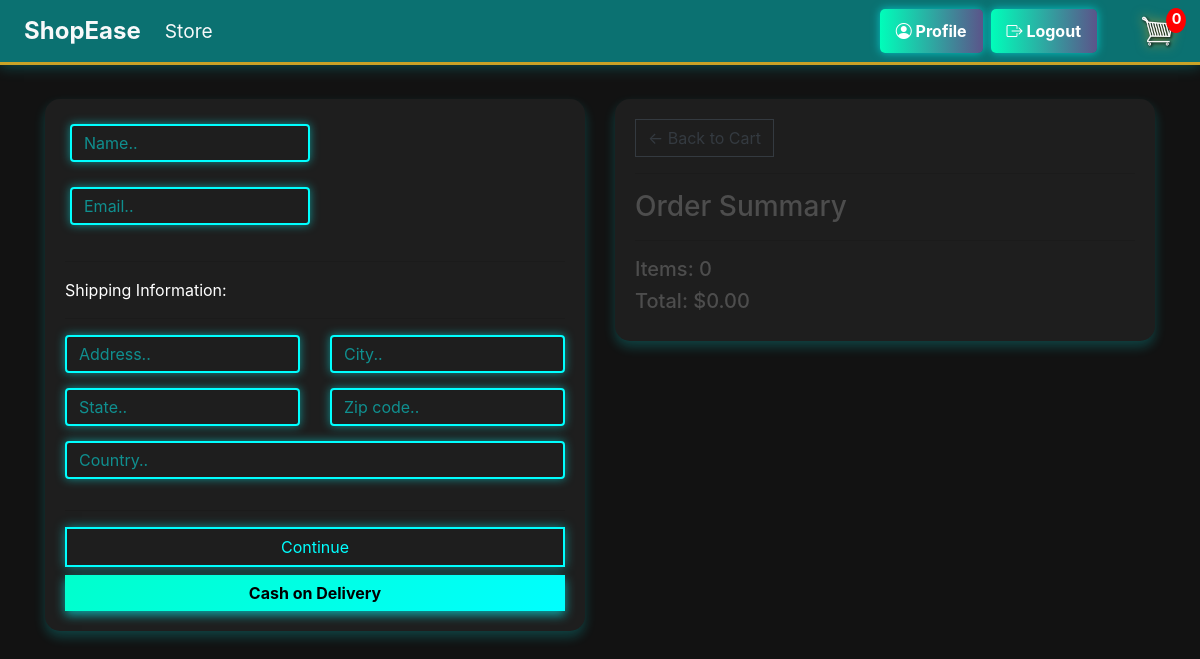
/checkout/ (signed in), run on an earlier commit of the app's database.
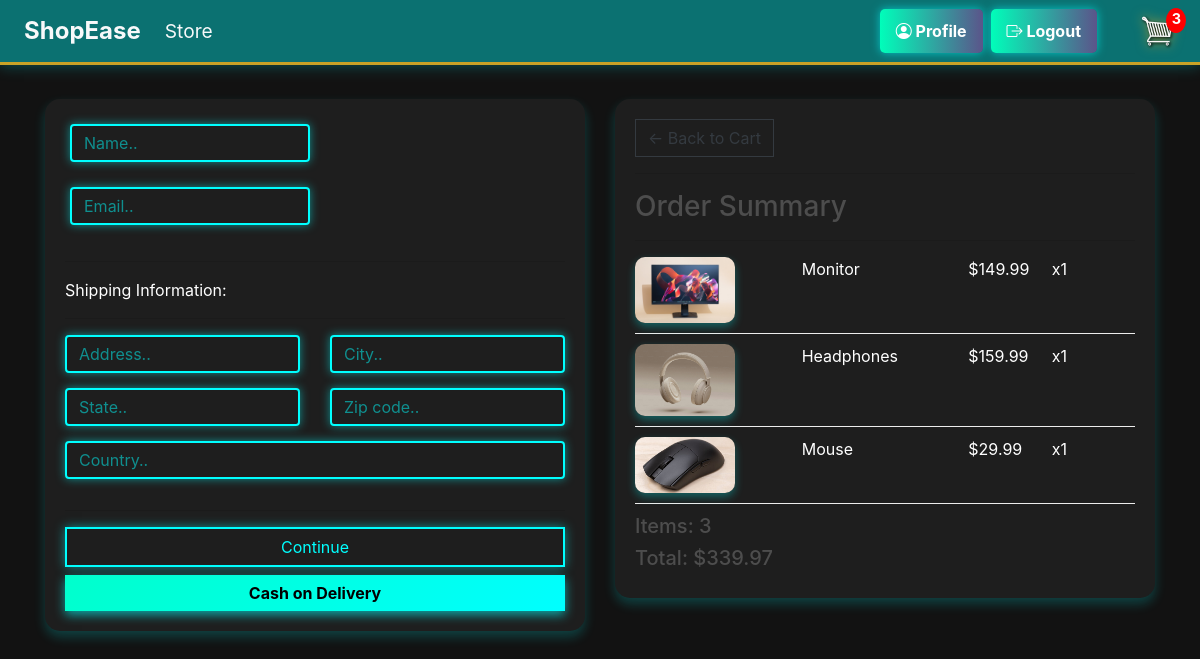
And on a later commit of the database.
### store/models.py (models this page shows, shortened)
class Order(models.Model):
    customer = models.ForeignKey(Customer, on_delete=models.SET_NULL, null=True, blank=True)
    date_ordered = models.DateTimeField(auto_now_add=True)
    complete = models.BooleanField(default=False)
    transaction_id = models.CharField(max_length=100, null=True)
    @property
    def get_cart_total(self):
        orderitems = self.orderitem_set.all()
        total = sum([item.get_total for item in orderitems])
        return total
    @property
    def get_cart_items(self):
        orderitems = self.orderitem_set.all()
        total = sum([item.quantity for item in orderitems])
        return total

class OrderItem(models.Model):
    product = models.ForeignKey(Product, on_delete=models.SET_NULL, null=True)
    order = models.ForeignKey(Order, on_delete=models.SET_NULL, null=True)
    quantity = models.IntegerField(default=0, null=True, blank=True)
    date_added = models.DateTimeField(auto_now_add=True)
    @property
    def get_total(self):
        total = self.product.price * self.quantity
        return total

class Product(models.Model):
    name = models.CharField(max_length=200)
    price = models.FloatField()
    digital = models.BooleanField(default=False, null=True, blank=True)
    image = models.ImageField(null=True, blank=True)
    @property
    def imageURL(self):
        try:
            url = self.image.url
        except:
            url = ''
        return url

### store/views.py (the view)
# urls.py: path('checkout/', views.checkout, name="checkout"),
def checkout(request):
    data = cartData(request)
    cartItems = data['cartItems']
    context = {'items': data['items'], 'order': data['order'], 'cartItems': cartItems}
    return render(request, 'store/checkout.html', context)

### store/utils.py (called while the page is built)
def cartData(request):
	if request.user.is_authenticated:
		customer = request.user.customer
		order, created = Order.objects.get_or_create(customer=customer, complete=False)
		items = order.orderitem_set.all()
		cartItems = order.get_cart_items
	else:
		cookieData = cookieCart(request)
		cartItems = cookieData['cartItems']
		order = cookieData['order']
		items = cookieData['items']
	return {'cartItems':cartItems ,'order':order, 'items':items}

### store/templates/store/checkout.html (shortened to what this page needs)
{% extends 'store/main.html' %}
{% load static %}
{% block content %}
<div class="row">
    <div class="col-lg-6">
        <div class="box-element" id="form-wrapper">
            <form id="form">
                <div id="user-info">
                    <div class="form-field">
                        <input required class="form-control" type="text" name="name" placeholder="Name..">
                    </div>
                    <div class="form-field">
                        <input required class="form-control" type="email" name="email" placeholder="Email..">
                    </div>
                </div>
                <div id="shipping-info">
                    <hr>
                    <p>Shipping Information:</p>
                    <hr>
                    <div class="row">
                        <div class="col-md-6">
                            <input class="form-control" type="text" name="address" placeholder="Address..">
                        </div>
                        <div class="col-md-6">
                            <input class="form-control" type="text" name="city" placeholder="City..">
                        </div>
                        <div class="col-md-6">
                            <input class="form-control" type="text" name="state" placeholder="State..">
                        </div>
                        <div class="col-md-6">
                            <input class="form-control" type="text" name="zipcode" placeholder="Zip code..">
                        </div>
                        <div class="col-md-12">
                            <input class="form-control" type="text" name="country" placeholder="Country..">
                        </div>
                    </div>
                </div>
                <hr>
                <input id="form-button" class="btn btn-success btn-block" type="submit" value="Continue">
                <button id="cod-button" class="btn btn-cod btn-block mt-2">Cash on Delivery</button>
            </form>
        </div>
        <br>
    </div>
    <div class="col-lg-6">
        <div class="box-element">
            <a class="btn btn-outline-dark" href="{% url 'cart' %}">&#x2190; Back to Cart</a>
            <hr>
            <h3>Order Summary</h3>
            <hr>
            {% for item in items %}
            <div class="cart-row">
                <div style="flex:2"><img class="row-image" src="{{item.product.imageURL}}"></div>
                <div style="flex:2"><p>{{item.product.name}}</p></div>
                <div style="flex:1"><p>${{item.product.price|floatformat:2}}</p></div>
                <div style="flex:1"><p>x{{item.quantity}}</p></div>
            </div>
            {% endfor %}
            <h5>Items: {{order.get_cart_items}}</h5>
            <h5>Total: ${{order.get_cart_total|floatformat:2}}</h5>
        </div>
    </div>
</div>
{% endblock content %}

What changed in the data, as far as the page shows it:
added OrderItem: product.imageURL (picture), product.name "Monitor", product.price "149.99", quantity "1"
added OrderItem: product.imageURL (picture), product.name "Headphones", product.price "159.99", quantity "1"
added OrderItem: product.imageURL (picture), product.name "Mouse", product.price "29.99", quantity "1"
computed for Order: get_cart_items "0" → "3"; get_cart_total "0.00" → "339.97"
Also different on the page:
{{ cartItems }}: "0" → "3"
